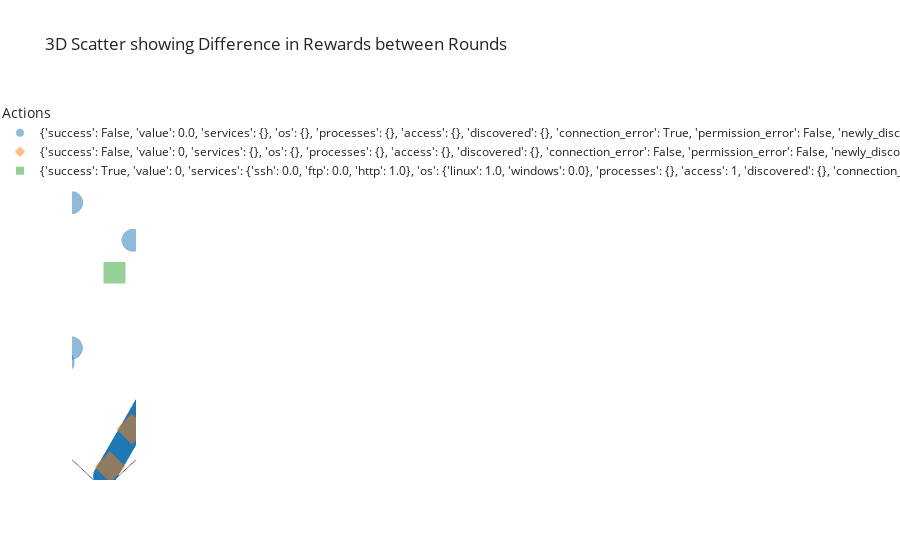

Source (notebook cell):
### Markdown cell above
### The Above 3D Chart...

Has shown that there are differences in rewards between steps. The majority of difference in rewards between steps is greater than -2 (most are -1).

### Code cell
#3d scatter plot
fig2 = px.scatter_3d(df, x="reward", y="diff_in_reward", z = "steps", color="Actions", title= "3D Scatter showing Difference in Rewards between Rounds", symbol="Actions", opacity=0.5, template="simple_white", hover_data={
    
    "reward" : False,
    "diff_in_reward" : False,
    "steps": True,
    "Actions" : False})


fig2.show()

### Figure 1 — Plotly figure (JSON) as saved in the notebook; plotly's stock layout.template omitted (floating-point values rounded to 4 significant figures; data arrays with more than 128 entries replaced by an {"elided": "..."} marker saying what was removed)
{"data": [{"customdata": {"elided": "997x1 str values"}, "hovertemplate": "steps=%{z}<extra></extra>", "legendgroup": "{'success': False, 'value': 0.0, 'services': {}, 'os': {}, 'processes': {}, 'access': {}, 'discovered': {}, 'connection_error': True, 'permission_error': False, 'newly_discovered': {}}", "marker": {"color": "#1F77B4", "opacity": 0.5, "symbol": "circle"}, "mode": "markers", "name": "{'success': False, 'value': 0.0, 'services': {}, 'os': {}, 'processes': {}, 'access': {}, 'discovered': {}, 'connection_error': True, 'permission_error': False, 'newly_discovered': {}}", "scene": "scene", "showlegend": true, "type": "scatter3d", "x": {"elided": "997 int values"}, "y": {"elided": "997 int values"}, "z": {"elided": "997 int values"}}, {"customdata": [["{'success': False, 'value': 0, 'services': {}, 'os': {}, 'processes': {}, 'access': {}, 'discovered': {}, 'connection_error': False, 'permission_error': False, 'newly_discovered': {}}"], ["{'success': False, 'value': 0, 'services': {}, 'os': {}, 'processes': {}, 'access': {}, 'discovered': {}, 'connection_error': False, 'permission_error': False, 'newly_discovered': {}}"]], "hovertemplate": "steps=%{z}<extra></extra>", "legendgroup": "{'success': False, 'value': 0, 'services': {}, 'os': {}, 'processes': {}, 'access': {}, 'discovered': {}, 'connection_error': False, 'permission_error': False, 'newly_discovered': {}}", "marker": {"color": "#FF7F0E", "opacity": 0.5, "symbol": "diamond"}, "mode": "markers", "name": "{'success': False, 'value': 0, 'services': {}, 'os': {}, 'processes': {}, 'access': {}, 'discovered': {}, 'connection_error': False, 'permission_error': False, 'newly_discovered': {}}", "scene": "scene", "showlegend": true, "type": "scatter3d", "x": [-38, -176], "y": [-1, -1], "z": [35, 170]}, {"customdata": [["{'success': True, 'value': 0, 'services': {'ssh': 0.0, 'ftp': 0.0, 'http': 1.0}, 'os': {'linux': 1.0, 'windows': 0.0}, 'processes': {}, 'access': 1, 'discovered': {}, 'connection_error': False, 'permission_error': False, 'newly_discovered': {}}"]], "hovertemplate": "steps=%{z}<extra></extra>", "legendgroup": "{'success': True, 'value': 0, 'services': {'ssh': 0.0, 'ftp': 0.0, 'http': 1.0}, 'os': {'linux': 1.0, 'windows': 0.0}, 'processes': {}, 'access': 1, 'discovered': {}, 'connection_error': False, 'permission_error': False, 'newly_discovered': {}}", "marker": {"color": "#2CA02C", "opacity": 0.5, "symbol": "square"}, "mode": "markers", "name": "{'success': True, 'value': 0, 'services': {'ssh': 0.0, 'ftp': 0.0, 'http': 1.0}, 'os': {'linux': 1.0, 'windows': 0.0}, 'processes': {}, 'access': 1, 'discovered': {}, 'connection_error': False, 'permission_error': False, 'newly_discovered': {}}", "scene": "scene", "showlegend": true, "type": "scatter3d", "x": [-584], "y": [-2], "z": [572]}], "layout": {"legend": {"title": {"text": "Actions"}, "tracegroupgap": 0}, "scene": {"domain": {"x": [0, 1], "y": [0, 1]}, "xaxis": {"title": {"text": "reward"}}, "yaxis": {"title": {"text": "diff_in_reward"}}, "zaxis": {"title": {"text": "steps"}}}, "title": {"text": "3D Scatter showing Difference in Rewards between Rounds"}}}
